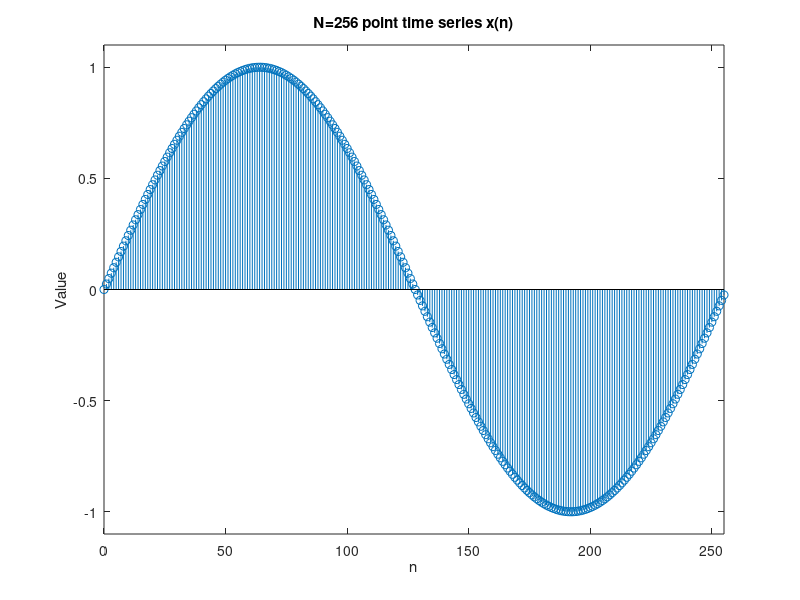
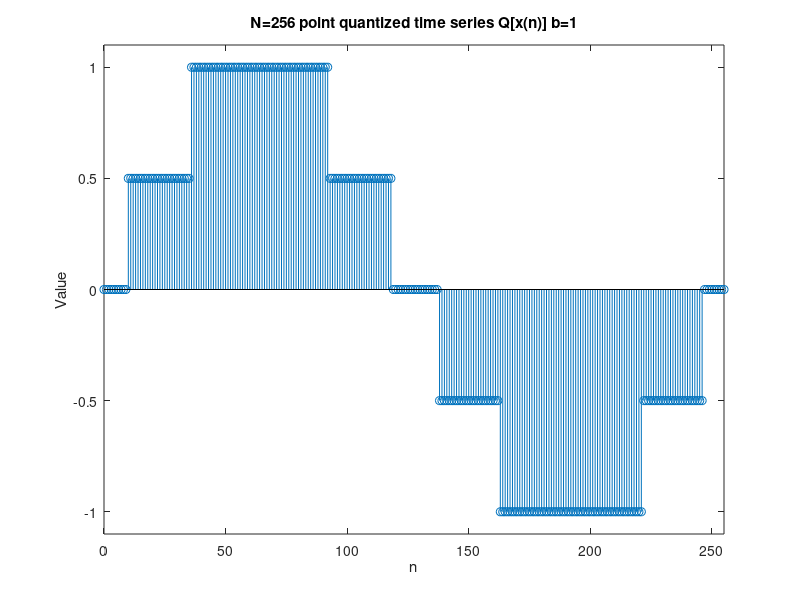
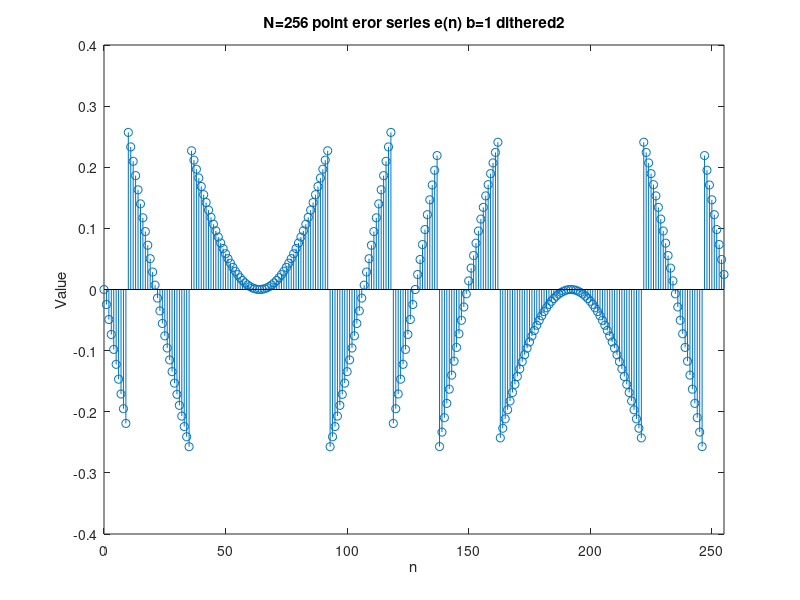
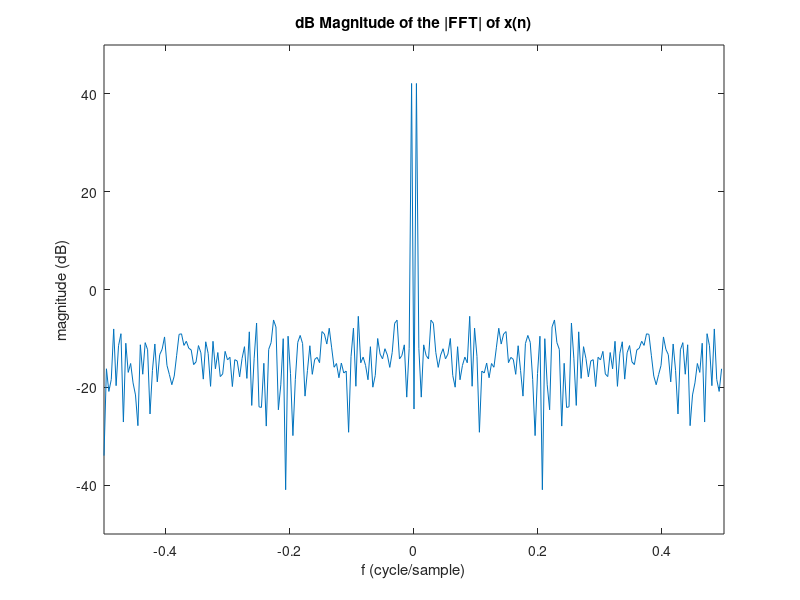

Here is the MATLAB script that generated these plots, in order:
clear;clc;close all;

%% 1
N=256;
n=0:N-1;
xn=sin(2*pi/N*n);
xx=xn;
figure(1);
stem(n,xn);
axis([0 length(xn)-1 -1.1 1.1]);
xlabel('n');ylabel('Value');title('N=256 point time series x(n)');

b=1;
noise=-2^(-b)/20 + 2^(-b)/10.*rand(1,N);
xn=xn+noise;
figure(100);
plot(noise);

xn_q=xn.*(2^b);
xn_q=round(xn_q);
xn_q=xn_q.*(2^(-b));
figure(2);
stem(n,xn_q);
axis([0 length(xn)-1 -1.1 1.1]);
xlabel('n');ylabel('Value');title(['N=256 point quantized time series Q[x(n)] b=' num2str(b)]);

en=xn_q-xx;
figure(3);
stem(n,en);
xlim([0 length(en)-1]);
xlabel('n');ylabel('Value');title(['N=256 point eror series e(n) b=' num2str(b) ' dithered2']);
%% 2

XN=fftshift(fft(xn,N));
figure(4);
plot([-0.5:1/N:0.5-1/N],20*log10(abs(XN)));
title('dB Magnitude of the |FFT| of x(n)');
xlabel('f (cycle/sample)');ylabel('magnitude (dB)');
axis([-0.5 0.5 -50 50]);

figure(5);
XN_Q=abs(fftshift(fft(xn_q,N)));
XN_Q=XN_Q(2:2:end);                         %%cut-off large negative
plot([-0.5:2/N:0.5-2/N],20*log10(abs(XN_Q)));  
title(['dB Magnitude of the |FFT| of Q[x(n)] b=' num2str(b)]);
xlabel('f (cycle/sample)');ylabel('magnitude (dB)');

%% 3
figure(6);
hist(en); 
title(['Histogram of e(n) b=' num2str(b)]);
xlabel('Amplitude');ylabel('Count'); 

m=63; 
figure(7); 
e_auto=xcorr(en,m,'biased');
e_auto=e_auto(m+1:2*m+1); 
stem(0:m,e_auto); 
title(['The autocorrelation sequence estimate c_{ee}(m) of e(n) b=' num2str(b) ' dithered2']); 
xlabel('m');ylabel('c_{ee}(m)'); 
xlim([0 m]);

window=hamming(N)'; 
wn=en.*window;    
U=sum(window.^2);    
Pee=10*log10(abs(fftshift(fft(wn))).^2/U);
figure(8);     
f=[-0.5:1/N:0.5-1/N];     
plot(f,Pee);     
xlabel('f (cycle/sample)');ylabel('Power(dB)');
title(['Power Spectrum Estimate of e(n) b=' num2str(b) ' dithered2']); 

figure(9); 
bex=xcorr(xn,en,m,'biased'); stem(-m:m,bex); 
title(['The cross-correlation sequence estimate c_{ex}(m) b=' num2str(b)]); 
xlabel('m');ylabel('c_{ex}(m)');
xlim([-m m]);